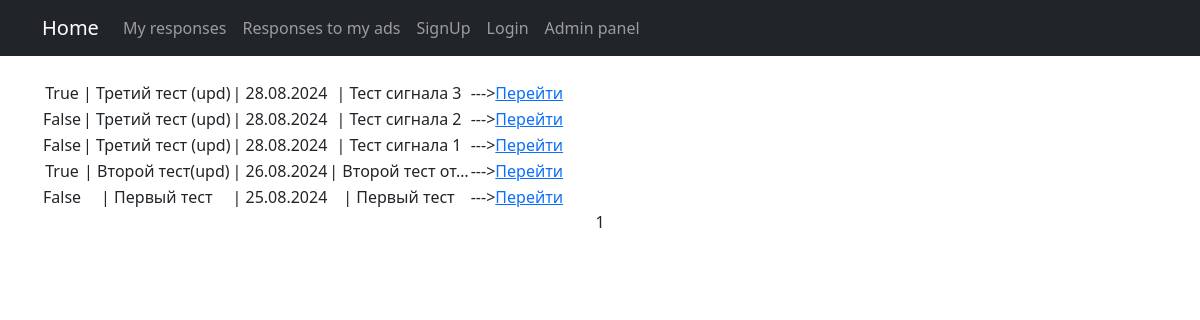
/my_responses (signed in), run on the app's committed database.
### board/models.py (models this page shows, shortened)
class Response(models.Model):
    post = models.ForeignKey(Post, on_delete=models.CASCADE)
    author = models.ForeignKey(User, on_delete=models.CASCADE)
    date_create = models.DateTimeField(auto_now_add=True)
    text = models.TextField()
    accepted = models.BooleanField(default=False)

class Post(models.Model):
    author = models.ForeignKey(User, on_delete=models.CASCADE)
    category = models.CharField(max_length=5, choices=CATEGORY_TYPE, default="TANKS")
    date_create = models.DateTimeField(auto_now_add=True)
    title = models.CharField(max_length=64)
    content = RichTextUploadingField()

### board/views.py (the view)
# urls.py: path('my_responses', ResponseList.as_view(), name='responses_list'),
class ResponseList(LoginRequiredMixin, ListView):
    raise_exception = True
    model = Response
    ordering = '-date_create'
    template_name = 'responses.html'
    context_object_name = 'responses'
    paginate_by = 10

### templates/responses.html (shortened to what this page needs)
{% extends 'flatpages/default.html' %}
{% block content %}
    <br/>
    {% if responses %}
        <table>
            {% for response in responses %}
                {% if response.author == user %}
                    <tr>
                        <td>{{ response.accepted}}</td>
                        <td>| {{ response.post.title }}</td>
                        <td>| {{ response.date_create|date:'d.m.Y' }}</td>
                        <td>| {{ response.text|safe|truncatechars:15 }}</td>
                        <td>---><a href="{% url 'response_detail' pk=response.pk %}">Перейти</a></td>
                {% endif %}
            {% endfor %}
        </table>
    {% else %}
       <h2>Откликов нет!</h2>
   {% endif %}
    {{ page_obj.number }}
{% endblock content %}

### data on the page
Response: accepted "True", post "Третий тест (upd)", date_create "28.08.2024", text "Тест сигнала 3"
Response: accepted "False", post "Третий тест (upd)", date_create "28.08.2024", text "Тест сигнала 2"
Response: accepted "False", post "Третий тест (upd)", date_create "28.08.2024", text "Тест сигнала 1"
Response: accepted "True", post "Второй тест(upd)", date_create "26.08.2024", text "Второй тест от…"
Response: accepted "False", post "Первый тест", date_create "25.08.2024", text "Первый тест"

### other printed values
{{ page_obj.number }} "1"
